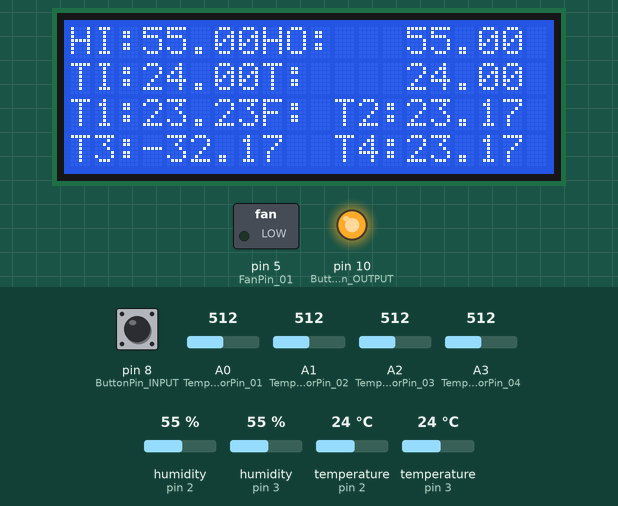
Recording of a sketch running on a simulated Arduino Uno, built with avr-gcc and run on an emulated ATmega328P. Parts: 20×4 character LCD, switched loads named in the sketch (green lamp = pin HIGH), output pins drawn as LEDs (lit = HIGH). The test bench sets the inputs (shaded band); at power-on: A0 (TempSensorPin_01) = 512, A1 (TempSensorPin_02) = 512, pin 8 (ButtonPin_INPUT) LOW, humidity (sensors on pin 2, pin 3) 55 %, A2 (TempSensorPin_03) = 512, A3 (TempSensorPin_04) = 512, temperature (sensors on pin 2, pin 3) 24 °C.

Above: at 3.3 s.
3.4 s: A0 (TempSensorPin_01) set to 844
At 5.0 s:
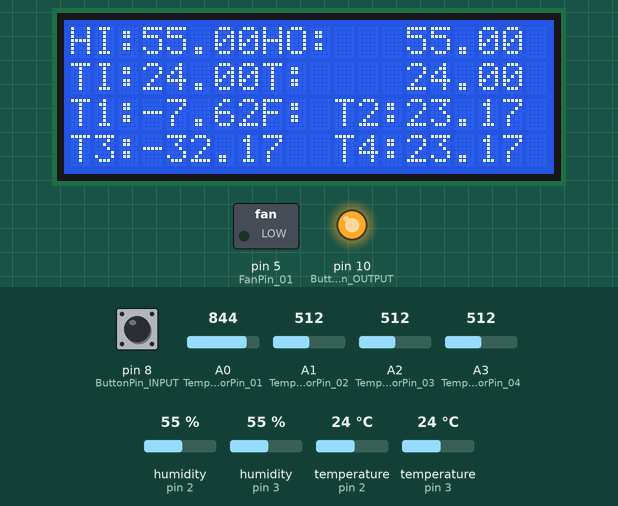
5.8 s: A0 (TempSensorPin_01) set to 879
At 7.6 s:
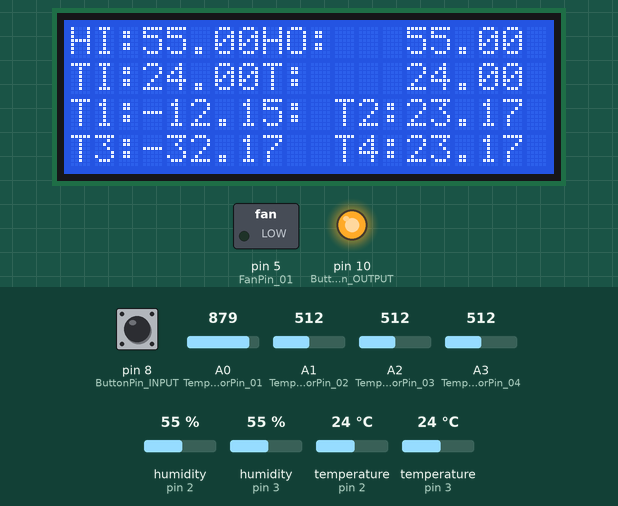
7.9 s: A1 (TempSensorPin_02) set to 766
At 9.1 s:
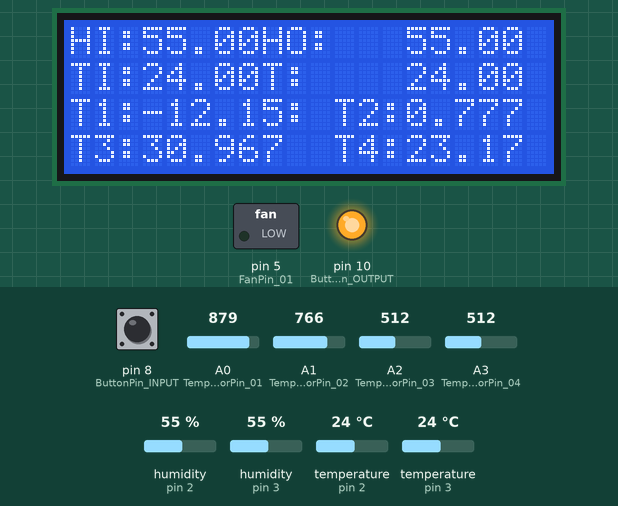
10.1 s: A1 (TempSensorPin_02) set to 784
At 11.5 s:
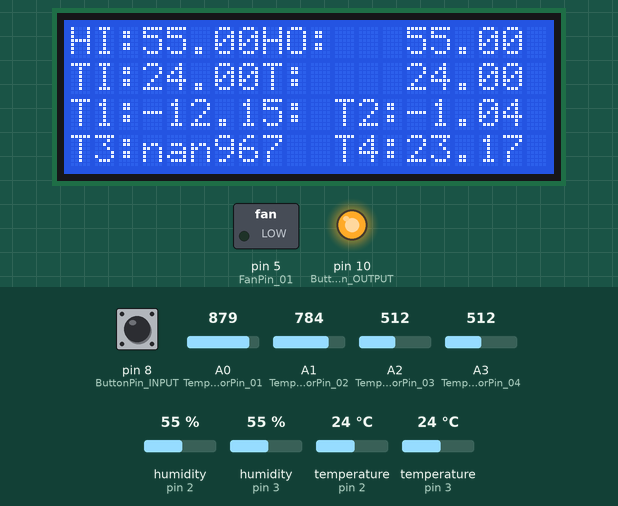
12.2 s: pin 8 (ButtonPin_INPUT) pulled HIGH for 1.3 s
At 13.5 s:
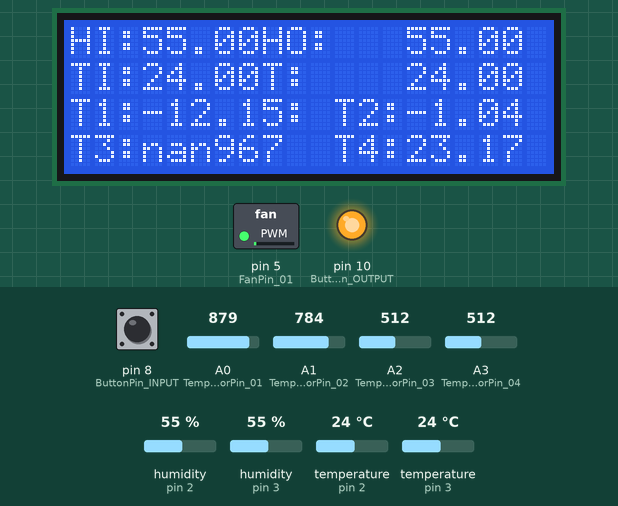
15.3 s: humidity (sensor on pin 2) set to 22 %
At 18.4 s:
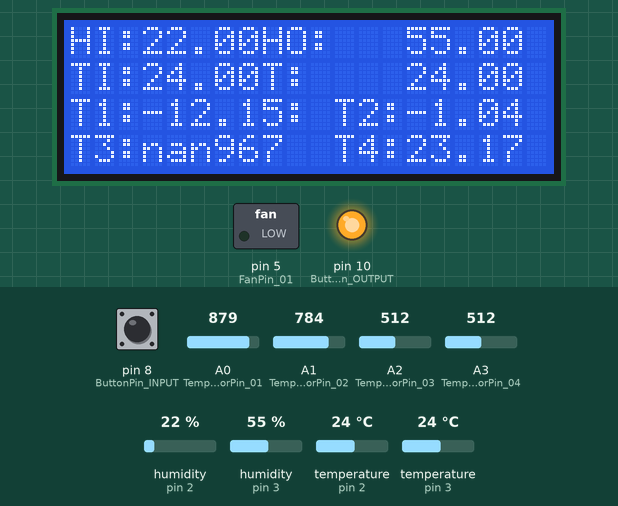
Timing chart, 0 to 19.5 s (numbered marks = the images above; inputs shaded):
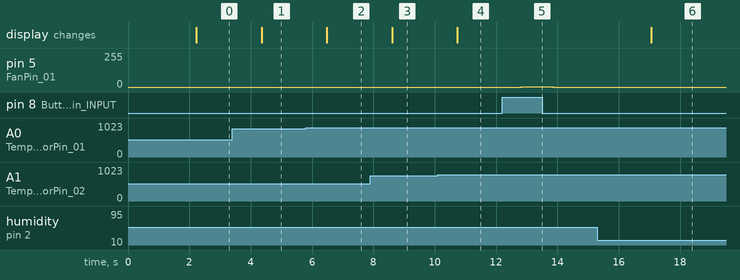

Measured:
- the behaviour switches between 862 and 863 on A0 (TempSensorPin_01) (found by bisection; images 1 and 2)
- the behaviour switches between 773 and 774 on A1 (TempSensorPin_02) (found by bisection; images 3 and 4)
- after the input at 3.4 s, the display: changes after 0.96 s (image 1)
- after the input at 5.8 s, the display: changes after 0.69 s (image 2)
- after the input at 7.9 s, the display: changes after 0.72 s (image 3)
- after the input at 10.1 s, the display: changes after 0.64 s (image 4)
- after the input at 12.2 s, pin 5 (FanPin_01): 0/255 → 1/255 after 0.62 s, → 0/255 1.0 s later
- after the input at 15.3 s, the display: changes after 1.8 s (image 6)

The sketch:

_v0.0.1b.ino
```cpp
//Поджключение библиотек
#include "DHT.h"
#include "LiquidCrystal_I2C.h"
#include "Wire.h"

//Объявление пинов сенсоров

//Датчики температуры NTC3950
#define SERIAL_R1 108000     // сопротивление последовательного резистора R1, 108 кОм
#define SERIAL_R2 108300     // сопротивление последовательного резистора R2, 102 кОм
#define SERIAL_R3 100200     // сопротивление последовательного резистора R3, 102 кОм
#define SERIAL_R4 102400     // сопротивление последовательного резистора R4, 102 кОм
#define NOMINAL_T 25         // номинальная температура (при которой TR = 100 кОм)
#define THERMISTOR_R 100000  // номинальное сопротивления термистора, 100 кОм
#define B 3950               // B-коэффициент                //      ---------
#define TempSensorPin_01 A0  //Сенсор снануры камеры         //      |       |$1 <- внешний
#define TempSensorPin_02 A1  //Сенсор верхний                //      |     $2|   <- верхний
#define TempSensorPin_03 A2  //Сенсор средний                //      |     $3|   <- средний
#define TempSensorPin_04 A3  //Сенсор нижний                 //      |     $4|   <- нижний \
                                                             //      ---------
//Объявление DHT22
#define DHT_22Pin 2
#define DHT_22 DHT22

//Объявление DHT11
#define DHT_11Pin 3
#define DHT_11 DHT11

//Подключение кулера
#define FanPin_01 5

//Пины виртуальной кнопик
#define ButtonPin_INPUT 8
#define ButtonPin_OUTPUT 10

//Символ градуса
byte grad[8] = {
  B01000,
  B10100,
  B01000,
  B00000,
  B00000,
  B00000,
  B00000,
  B00000,
};

float h_22, f_22, t_22, hif_22, hic_22;
float h_11, f_11, t_11, hif_11, hic_11;
int t1, t2, t3, t4;
float tr1, tr2, tr3, tr4;
float steinhart1, steinhart2, steinhart3, steinhart4;

//Инициализация
DHT dht_22(DHT_22Pin, DHT_22);  //DHT22 |HI| - для считывания показаний внутри сушильной камеры
DHT dht_11(DHT_11Pin, DHT_11);  //DHT11 |HO| - для считывания показаний снаружи сушильной камеры
LiquidCrystal_I2C lcd(0x27, 20, 4);

void DHT22_Read() {
  h_22 = dht_22.readHumidity();     //Считывание влажности
  t_22 = dht_22.readTemperature();  //Считывание температуры в градусах Цельсия
  f_22 = dht_22.readTemperature(true);
  hif_22 = dht_22.computeHeatIndex(f_22, h_22);
  hic_22 = dht_22.computeHeatIndex(t_22, h_22, false);
}

void DHT11_Read() {
  h_11 = dht_11.readHumidity();     //Считывание влажности
  t_11 = dht_11.readTemperature();  //Считывание температуры в градусах Цельсия
  f_11 = dht_11.readTemperature(true);
  hif_11 = dht_11.computeHeatIndex(f_11, h_11);
  hic_11 = dht_11.computeHeatIndex(t_11, h_11, false);
}

void NTC3950_01_Read() {
  t1 = analogRead(TempSensorPin_01);
  tr1 = 1023.0 / t1 - 1;
  tr1 = SERIAL_R1 / tr1;
  steinhart1 = tr1 / THERMISTOR_R;           // (R/Ro)
  steinhart1 = log(steinhart1);              // ln(R/Ro)
  steinhart1 /= B;                           // 1/B * ln(R/Ro)
  steinhart1 += 1.0 / (NOMINAL_T + 273.15);  // + (1/To)
  steinhart1 = 1.0 / steinhart1;             // Invert
  steinhart1 -= 273.15;
}

void NTC3950_02_Read() {
  t2 = analogRead(TempSensorPin_02);
  tr2 = 1023.0 / t2 - 1;
  tr2 = SERIAL_R2 / tr2;
  steinhart2 = tr2 / THERMISTOR_R;           // (R/Ro)
  steinhart2 = log(steinhart2);              // ln(R/Ro)
  steinhart2 /= B;                           // 1/B * ln(R/Ro)
  steinhart2 += 1.0 / (NOMINAL_T + 273.15);  // + (1/To)
  steinhart2 = 1.0 / steinhart2;             // Invert
  steinhart2 -= 273.15;
}

void NTC3950_03_Read() {
  t3 = analogRead(TempSensorPin_03);
  tr3 = 1023.0 / t3 - 1;
  tr3 = SERIAL_R2 / tr3;
  steinhart3 = tr3 / THERMISTOR_R;           // (R/Ro)
  steinhart3 = log(steinhart2);              // ln(R/Ro)
  steinhart3 /= B;                           // 1/B * ln(R/Ro)
  steinhart3 += 1.0 / (NOMINAL_T + 273.15);  // + (1/To)
  steinhart3 = 1.0 / steinhart3;             // Invert
  steinhart3 -= 273.15;
}

void NTC3950_04_Read() {
  t4 = analogRead(TempSensorPin_04);
  tr4 = 1023.0 / t4 - 1;
  tr4 = SERIAL_R2 / tr4;
  steinhart4 = tr4 / THERMISTOR_R;           // (R/Ro)
  steinhart4 = log(steinhart4);              // ln(R/Ro)
  steinhart4 /= B;                           // 1/B * ln(R/Ro)
  steinhart4 += 1.0 / (NOMINAL_T + 273.15);  // + (1/To)
  steinhart4 = 1.0 / steinhart4;             // Invert
  steinhart4 -= 273.15;
}

void fan_on_off() {
  if (digitalRead(ButtonPin_INPUT) == HIGH) {
    analogWrite(FanPin_01, HIGH);
  } else {
    analogWrite(FanPin_01, LOW);
  }
}

//Подключение кнопки
void Virtual_Button() {
  pinMode(ButtonPin_OUTPUT, OUTPUT);
  pinMode(ButtonPin_INPUT, INPUT);
  digitalWrite(ButtonPin_OUTPUT, HIGH);
}

void displey_info() {
  //DHT11 |HO|
  lcd.setCursor(0, 0);
  lcd.print("HI:    ");
  lcd.setCursor(0, 1);
  lcd.print("TI:    ");

  //DHT22 |HI|
  lcd.setCursor(8, 0);
  lcd.print("HO:     ");
  lcd.setCursor(8, 1);
  lcd.print("TO:    ");

  //Нужная температура
  lcd.setCursor(16, 0);
  lcd.print("T:    ");

  //Нынешняя температура
  lcd.setCursor(8, 1);
  lcd.print("T:   ");
  //Скорость кулера
  lcd.setCursor(8, 2);
  lcd.print("F:   ");
  //Время работы

  //NTC3950_01
  lcd.setCursor(0, 2);
  lcd.print("T1:     ");
  //NTC3950_02
  lcd.setCursor(11, 2);
  lcd.print("T2:     ");
  //NTC3950_03
  lcd.setCursor(0, 3);
  lcd.print("T3:     ");
  //NTC3950_04
  lcd.setCursor(11, 3);
  lcd.print("T4:     ");
}

void setup() {
  //Настройка режима пинов
  pinMode(FanPin_01, OUTPUT);

  lcd.init();               //Включение дисплея
  lcd.createChar(0, grad);  //Создание спец символа "градус"
  lcd.clear();              //Очистка дисплея при включении
  lcd.backlight();
  dht_22.begin();
  dht_11.begin();
  delay(2000);  //Задержка для загрузки всех система

  //Вывод информации на LCD дисплей
  displey_info();
  Virtual_Button();
}

void loop() {
  //Запуск функций считывания показаний с сенсоров
  DHT22_Read();
  DHT11_Read();
  NTC3950_01_Read();
  NTC3950_02_Read();
  NTC3950_03_Read();
  NTC3950_04_Read();
  fan_on_off();

  //Вывод информации на LCD дисплей
  //Показания сенсора DHT22
  lcd.setCursor(3, 0);
  lcd.print(h_22);
  lcd.setCursor(3, 1);
  lcd.print(t_22);
  //Показания сенсора DHT11
  lcd.setCursor(14, 0);
  lcd.print(h_11);
  lcd.setCursor(14, 1);
  lcd.print(t_11);
  //Показания сенсоров NTC3950
  lcd.setCursor(3, 2);
  lcd.print(steinhart1);
  lcd.setCursor(14, 2);
  lcd.print(steinhart2);
  lcd.setCursor(3, 3);
  lcd.print(steinhart3);
  lcd.setCursor(14, 3);
  lcd.print(steinhart4);

  delay(1000);
}
```
